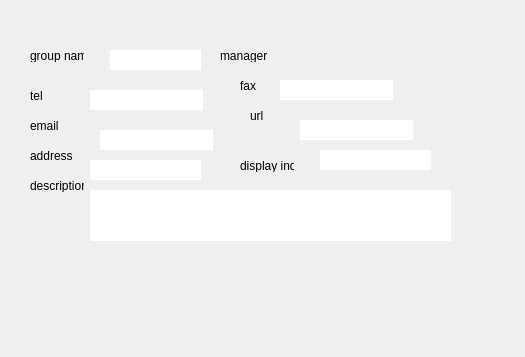
<?xml version="1.0" encoding="UTF-8"?>
<ui version="4.0">
 <class>DialogGroupInfo</class>
 <widget class="QDialog" name="DialogGroupInfo">
  <property name="geometry">
   <rect>
    <x>0</x>
    <y>0</y>
    <width>525</width>
    <height>357</height>
   </rect>
  </property>
  <property name="windowTitle">
   <string>Dialog</string>
  </property>
  <widget class="QLabel" name="labelGroupName">
   <property name="geometry">
    <rect>
     <x>30</x>
     <y>50</y>
     <width>54</width>
     <height>12</height>
    </rect>
   </property>
   <property name="text">
    <string>group name</string>
   </property>
  </widget>
  <widget class="QLineEdit" name="lineEditGroupName">
   <property name="geometry">
    <rect>
     <x>110</x>
     <y>50</y>
     <width>91</width>
     <height>20</height>
    </rect>
   </property>
   <property name="maxLength">
    <number>64</number>
   </property>
   <property name="frame">
    <bool>false</bool>
   </property>
  </widget>
  <widget class="QLabel" name="labelManager">
   <property name="geometry">
    <rect>
     <x>220</x>
     <y>50</y>
     <width>54</width>
     <height>12</height>
    </rect>
   </property>
   <property name="text">
    <string>manager</string>
   </property>
  </widget>
  <widget class="QLabel" name="labelTel">
   <property name="geometry">
    <rect>
     <x>30</x>
     <y>90</y>
     <width>54</width>
     <height>12</height>
    </rect>
   </property>
   <property name="text">
    <string>tel</string>
   </property>
  </widget>
  <widget class="QLabel" name="labelEmail">
   <property name="geometry">
    <rect>
     <x>30</x>
     <y>120</y>
     <width>54</width>
     <height>12</height>
    </rect>
   </property>
   <property name="text">
    <string>email</string>
   </property>
  </widget>
  <widget class="QLabel" name="labelAddress">
   <property name="geometry">
    <rect>
     <x>30</x>
     <y>150</y>
     <width>54</width>
     <height>12</height>
    </rect>
   </property>
   <property name="text">
    <string>address</string>
   </property>
  </widget>
  <widget class="QLabel" name="labelDescription">
   <property name="geometry">
    <rect>
     <x>30</x>
     <y>180</y>
     <width>54</width>
     <height>12</height>
    </rect>
   </property>
   <property name="text">
    <string>description</string>
   </property>
  </widget>
  <widget class="QLabel" name="labelFax">
   <property name="geometry">
    <rect>
     <x>240</x>
     <y>80</y>
     <width>54</width>
     <height>12</height>
    </rect>
   </property>
   <property name="text">
    <string>fax</string>
   </property>
  </widget>
  <widget class="QLabel" name="labelUrl">
   <property name="geometry">
    <rect>
     <x>250</x>
     <y>110</y>
     <width>54</width>
     <height>12</height>
    </rect>
   </property>
   <property name="text">
    <string>url</string>
   </property>
  </widget>
  <widget class="QLineEdit" name="lineEditTel">
   <property name="geometry">
    <rect>
     <x>90</x>
     <y>90</y>
     <width>113</width>
     <height>20</height>
    </rect>
   </property>
   <property name="maxLength">
    <number>64</number>
   </property>
   <property name="frame">
    <bool>false</bool>
   </property>
  </widget>
  <widget class="QLineEdit" name="lineEditFax">
   <property name="geometry">
    <rect>
     <x>280</x>
     <y>80</y>
     <width>113</width>
     <height>20</height>
    </rect>
   </property>
   <property name="maxLength">
    <number>64</number>
   </property>
   <property name="frame">
    <bool>false</bool>
   </property>
  </widget>
  <widget class="QLineEdit" name="lineEditEmail">
   <property name="geometry">
    <rect>
     <x>100</x>
     <y>130</y>
     <width>113</width>
     <height>20</height>
    </rect>
   </property>
   <property name="maxLength">
    <number>128</number>
   </property>
   <property name="frame">
    <bool>false</bool>
   </property>
  </widget>
  <widget class="QLineEdit" name="lineEditUrl">
   <property name="geometry">
    <rect>
     <x>300</x>
     <y>120</y>
     <width>113</width>
     <height>20</height>
    </rect>
   </property>
   <property name="maxLength">
    <number>128</number>
   </property>
   <property name="frame">
    <bool>false</bool>
   </property>
  </widget>
  <widget class="QLineEdit" name="lineEditAddress">
   <property name="geometry">
    <rect>
     <x>90</x>
     <y>160</y>
     <width>111</width>
     <height>20</height>
    </rect>
   </property>
   <property name="maxLength">
    <number>260</number>
   </property>
   <property name="frame">
    <bool>false</bool>
   </property>
  </widget>
  <widget class="QLabel" name="labelDisplayIndex">
   <property name="geometry">
    <rect>
     <x>240</x>
     <y>160</y>
     <width>54</width>
     <height>12</height>
    </rect>
   </property>
   <property name="text">
    <string>display index</string>
   </property>
  </widget>
  <widget class="QLineEdit" name="lineEditDisplayIndex">
   <property name="geometry">
    <rect>
     <x>320</x>
     <y>150</y>
     <width>111</width>
     <height>20</height>
    </rect>
   </property>
   <property name="maxLength">
    <number>64</number>
   </property>
   <property name="frame">
    <bool>false</bool>
   </property>
  </widget>
  <widget class="QPlainTextEdit" name="plainTextEditDescription">
   <property name="geometry">
    <rect>
     <x>90</x>
     <y>190</y>
     <width>361</width>
     <height>51</height>
    </rect>
   </property>
   <property name="frameShape">
    <enum>QFrame::NoFrame</enum>
   </property>
  </widget>
 </widget>
 <resources/>
 <connections/>
</ui>
